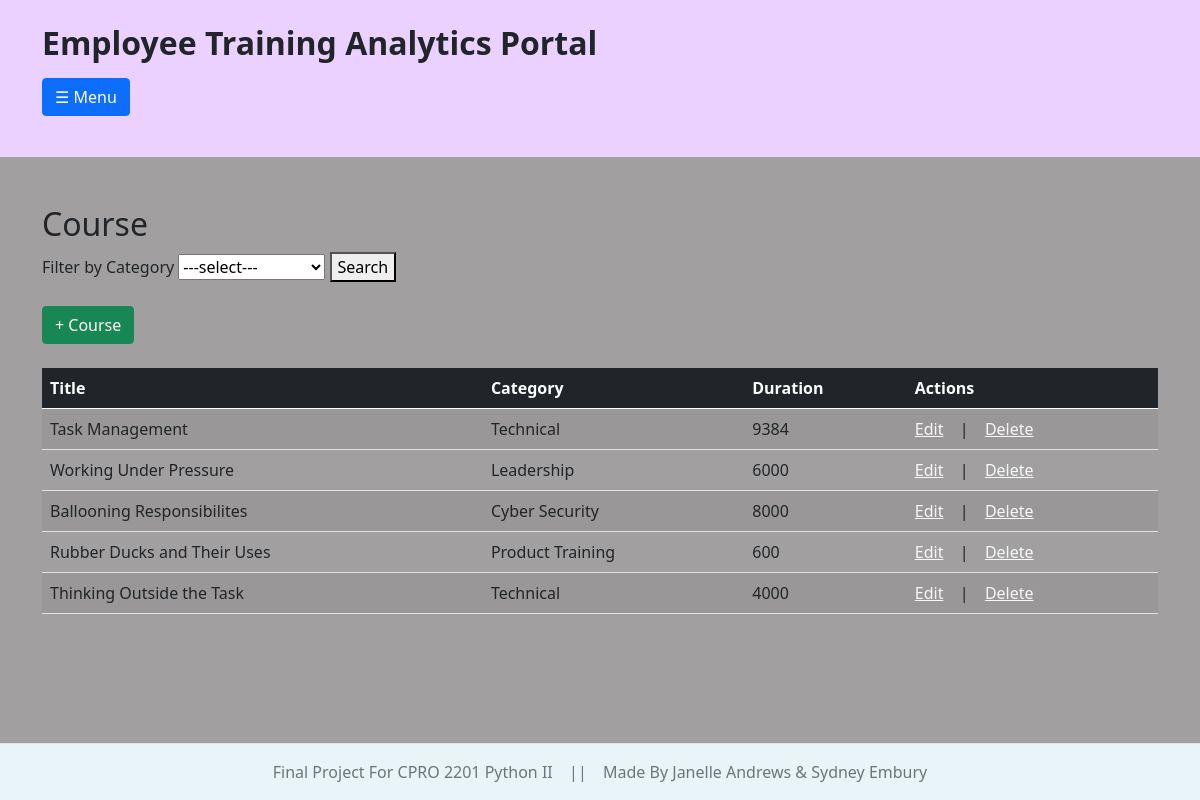
Screenshot of /analytics_portal/courses/ with the database file from the repository.
### analytics_portal/models.py (models this page shows, shortened)
class Course (models.Model):
    category_choices = {
        '1':'Technical',
        '2':'Security',
        '3':'Soft Skills',
        '4':'Leadership',
        '5':'Product Training',
        '6':'Cyber Security',
        '7':'Ethics',
        '8':'Other'
    }
    title = models.CharField(max_length=200)
    category = models.CharField(choices = category_choices)
    duration_minutes = models.IntegerField()

### analytics_portal/views.py (the view)
# urls.py: path('courses/',views.course_list,name="course_list" ),
def course_list(request):
    category_filter = request.GET.get('category', '')
    categories = Course._meta.get_field('category').choices
    courses = Course.objects.all()
    if category_filter:
        courses = courses.filter(category=category_filter)
    return render(request, 'analytics_portal/course/course_list.html', {'courses':courses, "categories":categories})

### analytics_portal/templates/analytics_portal/course/course_list.html (shortened to what this page needs)
{% extends "analytics_portal/global_layout.html" %}
{% block content %}
    <h2>Course</h2>
    <form method="GET">
        <label for="category">Filter by Category</label>
        <select name="category" >
            <option value="">---select---</option>
        </select>
        <button type="submit">Search</button>
    </form>
    <div class="mt-4">
        <a href="{% url 'add_course' %}" class="btn btn-success">+ Course</a>
    </div>
    <div class="table-responsive mt-4">
        <table class="table table-striped table-hover" boarder="1">
            <thead class="table-dark">
                <tr>
                    <th>Title</th>
                    <th>Category</th>
                    <th>Duration</th>
                    <th>Actions</th>
                </tr>
            </thead>
            <tbody>
                {% for course in courses %}
                    <tr>
                        <td>{{course.title}}</td>
                        <td>{{course.get_category_display}}</td>
                        <td>{{course.duration_minutes}}</td>
                        <td>
                            <a class="link-light" href="{% url 'update_course' course.id %}">Edit</a>
                            &ensp; | &ensp;
                            <a class="link-light" href="{% url 'delete_course' course.id %}">Delete</a>
                        </td>
                    </tr>
                    {% empty %}
                    <tr>
                        <td colspan="4"> No results found.</td>
                    </tr>
                {% endfor %}
            </tbody>
        </table>
    </div>
{% endblock %}

### rows the page displays
Course: title "Task Management", category "Technical", duration_minutes "9384"
Course: title "Working Under Pressure", category "Leadership", duration_minutes "6000"
Course: title "Ballooning Responsibilites", category "Cyber Security", duration_minutes "8000"
Course: title "Rubber Ducks and Their Uses", category "Product Training", duration_minutes "600"
Course: title "Thinking Outside the Task", category "Technical", duration_minutes "4000"
